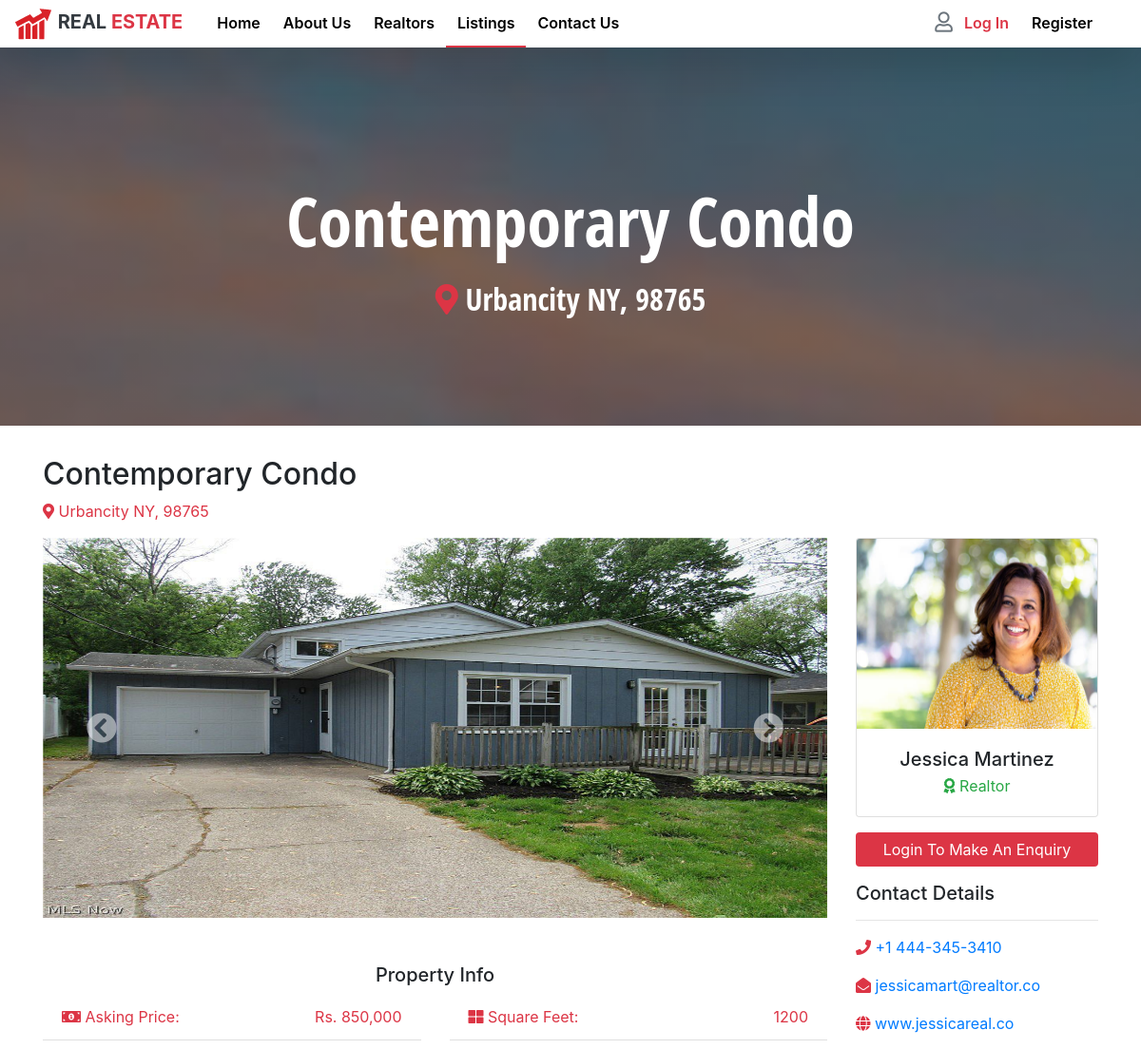
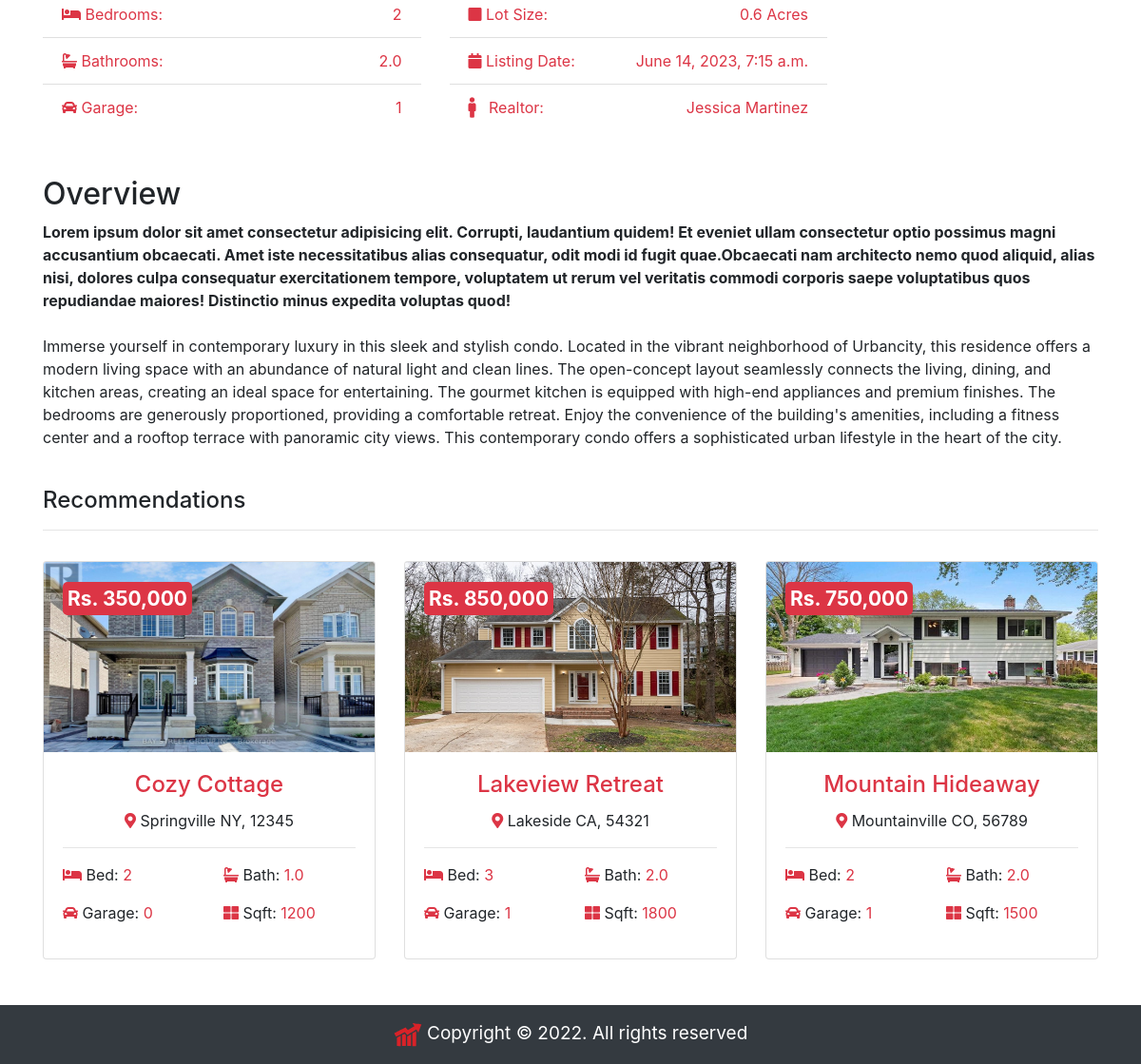
/listings/20, run on the app's committed database (2 pictures, top to bottom).
### listings/models.py (models this page shows, shortened)
class Listing(models.Model):
    realtor = models.ForeignKey(Realtor, on_delete=models.DO_NOTHING)
    title = models.CharField(max_length=200)
    address = models.CharField(max_length=200)
    city = models.CharField(max_length=100)
    state = models.CharField(max_length=100)
    zipcode = models.CharField(max_length=20)
    description = models.TextField()
    price = models.IntegerField()
    bedrooms = models.IntegerField()
    bathrooms = models.DecimalField(max_digits=2, decimal_places=1)
    garage = models.IntegerField(default=0)
    sqft = models.IntegerField()
    lot_size = models.DecimalField(max_digits=5, decimal_places=1)
    photo_main = models.ImageField(upload_to='uploads/%Y/%m/%d')
    photo_1 = models.ImageField(upload_to='uploads/%Y/%m/&d', blank=True)
    photo_2 = models.ImageField(upload_to='uploads/%Y/%m/&d', blank=True)
    photo_3 = models.ImageField(upload_to='uploads/%Y/%m/&d', blank=True)
    photo_4 = models.ImageField(upload_to='uploads/%Y/%m/&d', blank=True)
    photo_5 = models.ImageField(upload_to='uploads/%Y/%m/&d', blank=True)
    photo_6 = models.ImageField(upload_to='uploads/%Y/%m/&d', blank=True)
    is_published = models.BooleanField(default=True)
    list_date = models.DateTimeField(default=datetime.now, blank=True)

### realtors/models.py (models this page shows)
class Realtor(models.Model):
    name = models.CharField(max_length=200, db_index=True)
    phone = models.CharField(max_length=15)
    email = models.EmailField(max_length=50, unique=True)
    website = models.CharField(max_length=60, unique=True)
    company_assoicated = models.CharField(max_length=100, unique=True)
    photo = models.ImageField(upload_to='uploads/%y/%m/%d')
    hire_date = models.DateTimeField(default=datetime.now, blank=True, db_index=True)
    def __str__(self):
        return self.name

### listings/views.py (the view)
# urls.py: path('<int:pk>', views.ListingView.as_view(), name='listing'),
class ListingView(DetailView):
    template_name = 'listings/listing.html'
    context_object_name = 'listing'
    model = Listing
    def get_context_data(self, **kwargs):
        context = super().get_context_data(**kwargs)
        context['recoms'] = get_recommendation(self.object)
        return context

### listings/templates/listings/listing.html (shortened to what this page needs)
{% extends 'base.html' %}
{% load static %}
{% load humanize %}
{% block content %}
<section id="showcase">
  <div
    id="res-showcase"
    class="jumbotron jumbotron-fluid home-listing"
  >
    <div class="container res-showcase-content mt-4">
      <h1 class="display-3">
        <strong>{{ listing.title }}</strong>
      </h1>
      <p class="mt-3" style="font-size: 32px">
        <i class="fas fa-map-marker-alt res-text-primary"></i>
        {{ listing.city }} {{ listing.state }}, {{ listing.zipcode }}
      </p>
    </div>
  </div>
</section>
<section id="property-details">
  <div class="container">
    <h2>{{ listing.title }}</h2>
    <p class="res-text-primary">
      <i class="fas fa-map-marker-alt res-text-primary"></i>
      {{ listing.city }} {{ listing.state }}, {{ listing.zipcode }}
    </p>
    <div class="row">
      <div class="col-md-9">
        <div
          id="carouselExampleControls"
          class="carousel slide"
          data-ride="carousel"
        >
          <div class="carousel-inner">
            <div class="carousel-item active">
              <img
                class="d-block w-100"
                src="{{ listing.photo_main.url }}"
                alt="First slide"
                height="400px"
              />
            </div>
          </div>
          <a
            class="carousel-control-prev"
            href="#carouselExampleControls"
            role="button"
            data-slide="prev"
          >
            <i class="fas fa-chevron-circle-left fa-2x"></i>
          </a>
          <a
            class="carousel-control-next"
            href="#carouselExampleControls"
            role="button"
            data-slide="next"
          >
            <i class="fas fa-chevron-circle-right fa-2x"></i>
          </a>
        </div>
        <div class="property-detail mt-5">
          <h5 class="text-center">Property Info</h5>
          <div class="row mb-5 fields">
            <div class="col-md-6">
              <ul class="list-group list-group-flush">
                <li class="list-group-item res-text-primary">
                  <i class="fas fa-money-bill-alt"></i> Asking Price:
                  <span class="float-right"
                    >Rs. {{ listing.price | intcomma }}</span
                  >
                </li>
                <li class="list-group-item res-text-primary">
                  <i class="fas fa-bed"></i> Bedrooms:
                  <span class="float-right"
                    >{{ listing.bedrooms }}</span
                  >
                </li>
                <li class="list-group-item res-text-primary">
                  <i class="fas fa-bath"></i> Bathrooms:
                  <span class="float-right"
                    >{{ listing.bathrooms }}</span
                  >
                </li>
                <li class="list-group-item res-text-primary">
                  <i class="fas fa-car"></i> Garage:
                  <span class="float-right"
                    >{{ listing.garage }}
                  </span>
                </li>
              </ul>
            </div>
            <div class="col-md-6">
              <ul class="list-group list-group-flush">
                <li class="list-group-item res-text-primary">
                  <i class="fas fa-th-large"></i> Square Feet:
                  <span class="float-right">{{ listing.sqft }}</span>
                </li>
                <li class="list-group-item res-text-primary">
                  <i class="fas fa-square"></i> Lot Size:
                  <span class="float-right"
                    >{{ listing.lot_size }} Acres
                  </span>
                </li>
                <li class="list-group-item res-text-primary">
                  <i class="fas fa-calendar"></i> Listing Date:
                  <span class="float-right"
                    >{{ listing.list_date }}</span
                  >
                </li>
                <li class="list-group-item res-text-primary">
                  <i class="fas fa-male fa-lg"></i> &nbsp; Realtor:
                  <span class="float-right"
                    >{{ listing.realtor }}
                  </span>
                </li>
              </ul>
            </div>
          </div>
        </div>
      </div>
      <div class="col-md-3">
        <div class="card">
          <img
            class="card-img-top"
            src="{{ listing.realtor.photo.url }}"
            alt="Card image cap"
            height="200px"
          />
          <div class="card-body text-center">
            <h5 class="card-title mb-1">
              {{ listing.realtor.name }}
            </h5>
            <p class="card-text text-success m-0">
              <i class="fas fa-award"></i> Realtor
            </p>
          </div>
        </div>
        {% if request.user.is_authenticated %}
        <button
          class="btn btn-danger mt-3 btn-block btn-lg"
          data-toggle="modal"
          data-target="#enquiry-modal"
        >
          Make Enquiry
        </button>
        {% else %}
        <a
          href="{% url 'accounts:login' %}"
          class="btn btn-block btn-danger mt-3"
        >
          Login To Make An Enquiry
        </a>
        {% endif %}
        <div class="col-lg- mt-3">
          <h5>Contact Details</h5>
          <hr />
          <p class="text-muted my-3">
              <i class="fas fa-phone res-text-primary"></i>
              <a href="#">{{ listing.realtor.phone }}</a>
          </p>
          <p class="text-muted my-3">
              <i class="fas fa-envelope-open res-text-primary"></i>
              <a href="#">{{ listing.realtor.email }}</a>
          </p>
          <p class="text-muted my-3">
              <i class="fas fa-globe res-text-primary"></i>
              <a href="#">{{ listing.realtor.website }}</a>
          </p>
      </div>
      </div>
    </div>
    <article class="property-overview mt-5 mt-lg-0">
      <h2>Overview</h2>
      <strong>
        Lorem ipsum dolor sit amet consectetur adipisicing elit.
        Corrupti, laudantium quidem! Et eveniet ullam consectetur
        optio possimus magni accusantium obcaecati. Amet iste
        necessitatibus alias consequatur, odit modi id fugit
        quae.Obcaecati nam architecto nemo quod aliquid, alias nisi,
        dolores culpa consequatur exercitationem tempore, voluptatem
        ut rerum vel veritatis commodi corporis saepe voluptatibus
        quos repudiandae maiores! Distinctio minus expedita voluptas
        quod!
      </strong>
      <br />
      <br />
      <p>{{ listing.description }}</p>
    </article>
    <br />
    <h4>Recommendations</h4>
    <hr />
      <div class="card-dec mb-5">
          <div class="row">
            {% for listing in recoms %}
            <div class="col-md-6 col-lg-4 mt-3">
                <div class="card">
                    <div class="card-img-wrapper">
                        <img class="card-img-top" src="{{ listing.photo_main.url }}" alt="house image" width="200px" height="200px">
                    </div>
                    <div class="card-img-overlay">
                        <a href="{% url 'listings:listing' listing.id %}" class="stretched-link">
                            <h3 class="card-title">
                                <span class="badge listing-pricing">
                                    Rs. {{ listing.price | intcomma }}
                                </span>
                            </h3>
                        </a>
                    </div>
                <div class="card-body">
                    <h4 class="card-title text-center res-text-primary">
                        {{ listing.title }}
                    </h4>
                    <p class="card-text text-center">
                        <i class="fas fa-map-marker-alt res-text-primary"></i>
                        {{ listing.city }} {{ listing.state }}, {{ listing.zipcode }}
                    </p>
                    <hr />
                    <p class="card-text">
                        <div class="row">
                            <div class="col-6">
                                    <i class="fas fa-bed res-text-primary"></i>
                                    Bed:
                                    <span class="res-text-primary">
                                        {{ listing.bedrooms }}
                                    </span>
                            </div>
                            <div class="col-6">
                                <i class="fas fa-bath res-text-primary"></i>
                                Bath:
                                <span class="res-text-primary">
                                    {{ listing.bathrooms }}
                                </span>
                            </div>
                        </div>
                        <div class="row mt-3">
                            <div class="col-6">
                                <i class="fas fa-car res-text-primary"></i>
                                Garage:
                                <span class="res-text-primary">
                                    {{ listing.garage }}
                                </span>
                            </div>
                            <div class="col-6">
                                <i class="fas fa-th-large res-text-primary"></i>
                                Sqft:
                                <span class="res-text-primary">
                                    {{ listing.sqft }}
                                </span>
                            </div>
                        </div>
                    </p>
                </div>
                </div>
            </div>
            {% empty %}
              <h5 class="ml-5">No items to Recommend</>
            {% endfor %}
          </div>
        </div>
  </div>
</section>
{% endblock %}

### templates/base.html (shortened to what this page needs)
{% load static %}
<!DOCTYPE html>
<html lang="en">
<head>
    <link rel="stylesheet" href="https://stackpath.bootstrapcdn.com/bootstrap/4.4.1/css/bootstrap.min.css">
    <link rel="stylesheet" href="https://cdnjs.cloudflare.com/ajax/libs/font-awesome/5.15.1/css/all.min.css" />
    <link rel="stylesheet" href="{% static 'css/main.css' %}">
</head>
<body>
    {% include "partials/_navbar.html" %}
    {% block content %}  {% endblock %}
    {% include "partials/_footer.html" %}
</body>
</html>

### templates/partials/_navbar.html (shortened to what this page needs)
{% load static %}
<nav
  class="navbar navbar-expand-lg navbar-light fixed-top bg-white p-0 shadow-lg"
>
  <div class="container-fluid">
    <a
      class="navbar-brand text-dark ml-auto mr-4"
      href="{% url 'pages:index' %}"
    >
      <img
        src="{% static 'assets/brands/home.svg' %}"
        alt="brand-logo"
        width="40px"
        height="40px"
      />
      <strong>
        REAL
        <span class="res-text-primary">ESTATE</span>
      </strong>
    </a>
    {% if not request.user.is_authenticated %}
    <div class="d-flex order-lg-1 ml-auto mr-4 right-side">
      <ul class="navbar-nav">
        <li class="nav-item">
          <a
            class="nav-link res-text-primary res-login"
            href="{% url 'accounts:login' %}"
          >
            <i class="far fa-user fa-lg text-secondary"></i>
            &nbsp; <span class="d-none d-lg-inline">Log In</span>
          </a>
        </li>
        <li class="nav-item d-none d-lg-inline">
          <a class="nav-link res-register" href="{% url 'accounts:register' %}"
            >Register</a
          >
        </li>
      </ul>
    </div>
    {% endif %}
    <div class="collapse navbar-collapse" id="navbarSupportedContent">
      <ul class="navbar-nav mr-auto">
        <li class="nav-item">
          <a
            class="nav-link {% if '/' == request.path %} active {% endif %}"
            href="{% url 'pages:index' %}"
          >
            Home
          </a>
        </li>
        <li class="nav-item">
          <a
            class="nav-link {% if 'about' in request.path %} active {% endif %}"
            href="{% url 'pages:about' %}"
          >
            About Us
          </a>
        </li>
        <li class="nav-item">
          <a
            class="nav-link {% if 'realtors' in request.path %} active {% endif %}"
            href="{% url 'realtors:index' %}"
            >Realtors</a
          >
        </li>
        <li class="nav-item">
          <a
            class="nav-link {% if 'listings' in request.path %} active {% endif %}"
            href="{% url 'listings:index' %}"
            >Listings</a
          >
        </li>
        <li class="nav-item">
          <a
            class="nav-link {% if 'contact' in request.path %} active {% endif %}"
            href="{% url 'pages:contact' %}"
            >Contact Us</a
          >
        </li>
      </ul>
    </div>
  </div>
</nav>

### templates/partials/_footer.html
{% load static %}
<footer class="main-footer res-bg-secondary text-center text-white
    {% if not '/' in request.path %} mt-5 {% endif %}">
    <div class="container p-3" style="font-size: 19px;">
        <img src="{% static 'assets/brands/home.svg' %}" alt="logo" width="30px" height="30px">
        Copyright &copy; 2022. All rights reserved
    </div>
</footer>

### data on the page
Listing: title "Contemporary Condo", city "Urbancity", state "NY", zipcode "98765", photo_main (picture), price "850,000", bedrooms "2", bathrooms "2.0", garage "1", sqft "1200", lot_size "0.6", list_date "June 14, 2023, 7:15 a.m.", realtor "Jessica Martinez", realtor.photo (picture), realtor.name "Jessica Martinez", realtor.phone "+1 444-345-3410", realtor.email "jessicamart@realtor.co", realtor.website "www.jessicareal.co", description "Immerse yourself in contemporary luxury in this sleek and stylish condo. Located in the vibrant neighborhood of Urbancity, this residence offers a modern living space with an abundance of natural light and clean lines. The open-concept layout seamlessly connects the living, dining, and kitchen areas, creating an ideal space for entertaining. The gourmet kitchen is equipped with high-end appliances and premium finishes. The bedrooms are generously proportioned, providing a comfortable retreat. Enjoy the convenience of the building's amenities, including a fitness center and a rooftop terrace with panoramic city views. This contemporary condo offers a sophisticated urban lifestyle in the…"
Listing: photo_main (picture), price "350,000", title "Cozy Cottage", city "Springville", state "NY", zipcode "12345", bedrooms "2", bathrooms "1.0", garage "0", sqft "1200"
Listing: photo_main (picture), price "850,000", title "Lakeview Retreat", city "Lakeside", state "CA", zipcode "54321", bedrooms "3", bathrooms "2.0", garage "1", sqft "1800"
Listing: photo_main (picture), price "750,000", title "Mountain Hideaway", city "Mountainville", state "CO", zipcode "56789", bedrooms "2", bathrooms "2.0", garage "1", sqft "1500"
